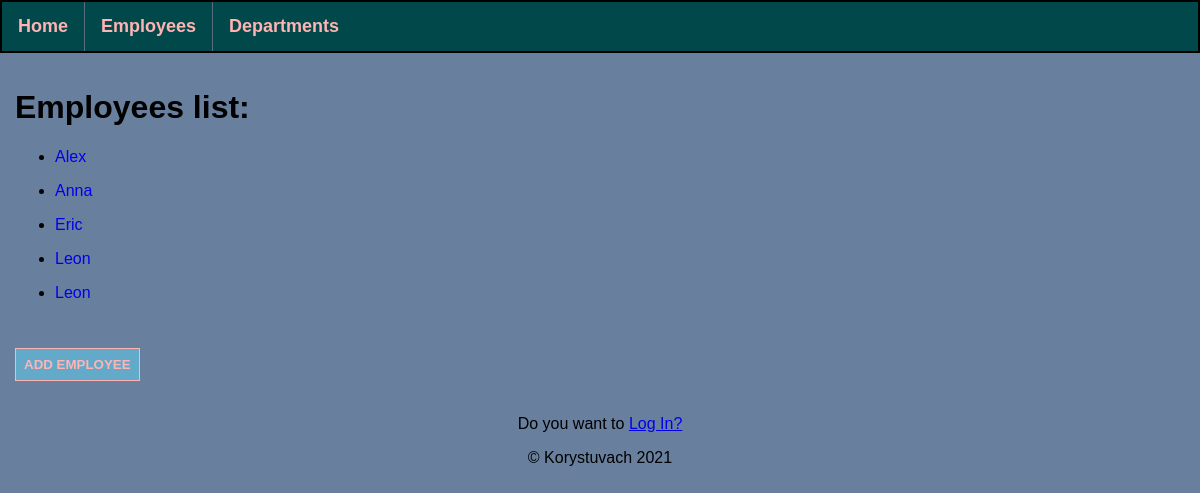
Page /employees on the earlier database version.
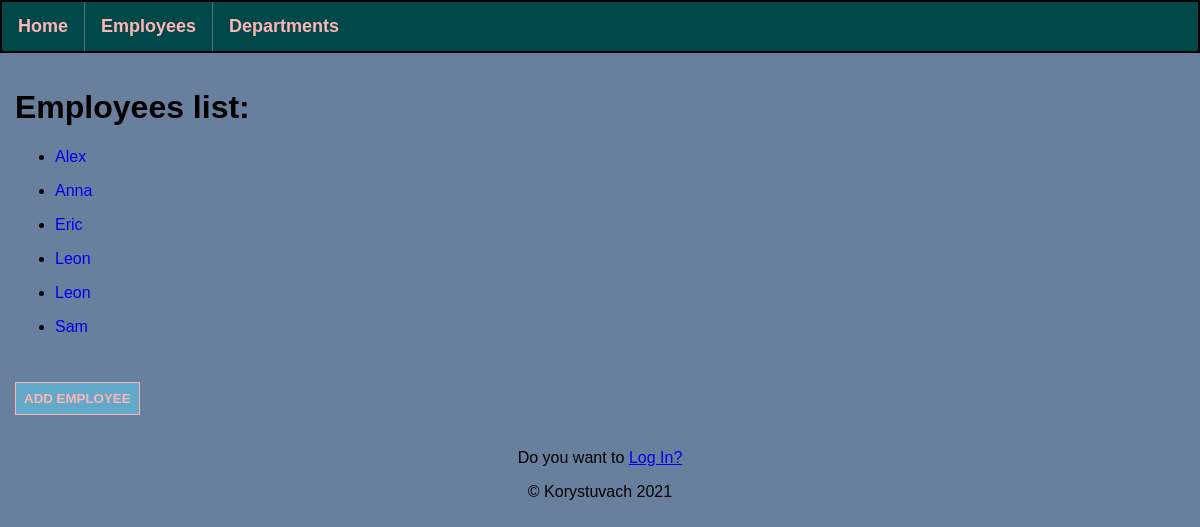
Same page on the later database version.
### application/models.py (models this page shows, shortened)
class AllEmployees(db.Model):
    id = db.Column(db.Integer, primary_key=True)
    department_id = db.Column(db.Integer, db.ForeignKey('all_departments.id'), nullable=False)
    salary = db.Column(db.Integer, nullable=False)
    name = db.Column(db.String(30), nullable=False)
    lastname = db.Column(db.String(35), nullable=False)
    hire_date = db.Column(db.Date, default=date.today())

### application/routes.py (the view)
@app.route('/employees')
def employees():
    all_employees = AllEmployees.query.order_by(AllEmployees.name).all()
    return render_template('employees.html', all_employees=all_employees)

### application/routes.py (called while the page is built)
@app.after_request
def redirect_to_sign_in(response):
    if response.status_code == 401:
        return redirect(url_for('login') + '?next=' + request.url)
    return response

### application/templates/employees.html (shortened to what this page needs)
{% extends 'base.html' %}
{% block content %}
    <div>
        <h1>Employees list:</h1>
        {% if all_employees|length > 0 %}
            {% for employee in all_employees %}
                <ul>
                    <li><a href="/employees/{{ employee.id }}">{{ employee.name }}</a></li>
                </ul>
            {% endfor %}
        {% else %}
            <h2> There are no employees yet.</h2>
        {% endif %}
    </div>
    <div class="add_emp">
        <button type="button"><a href="/employees/add-employee">ADD EMPLOYEE</a></button>
    </div>
{% endblock %}

Differences in the rows shown:
added AllEmployees: name "Sam"
